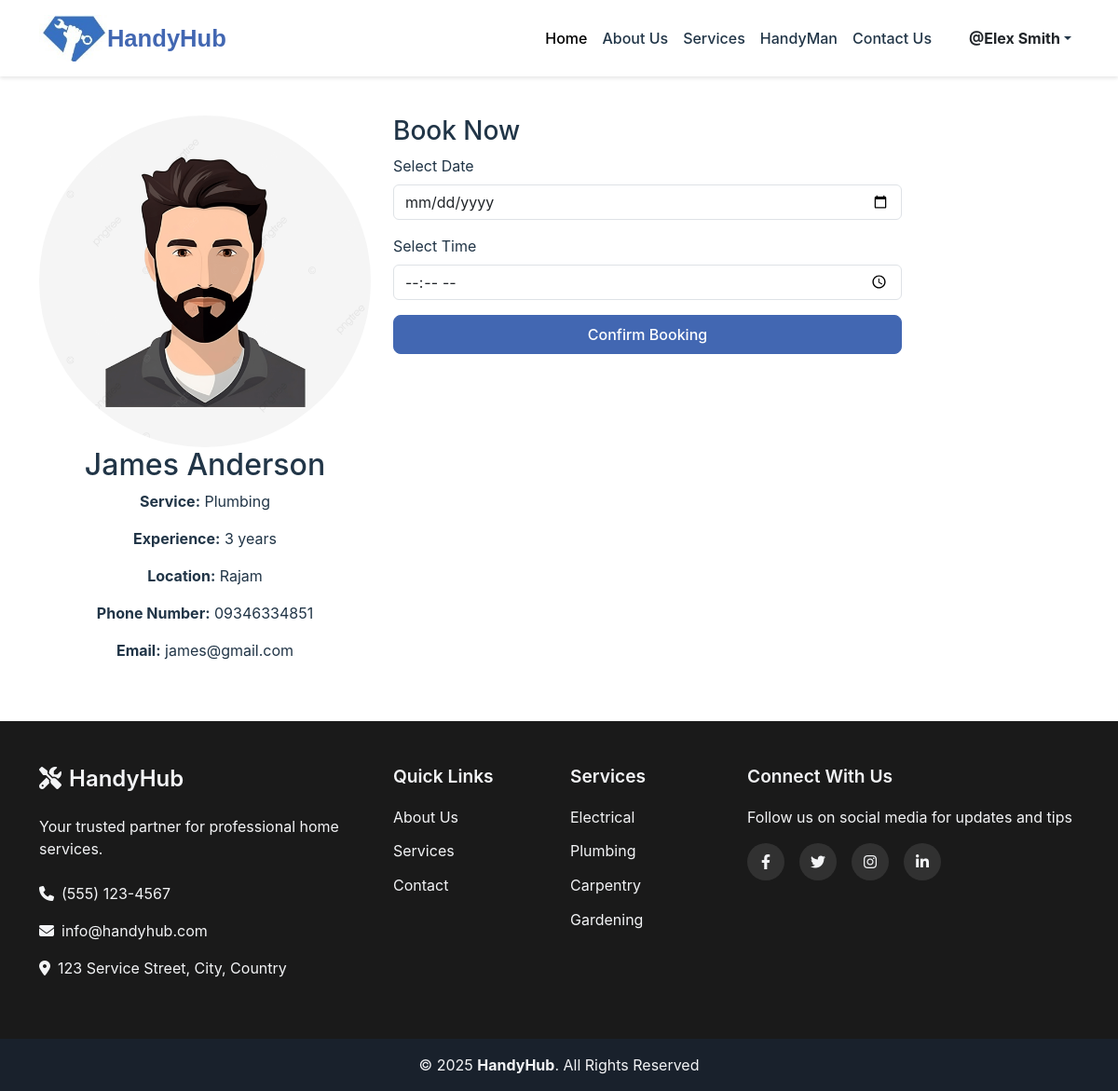
The app's page /provider/1 (signed in) with its own data.
### HandyHub/Handy/models.py (models this page shows, shortened)
class Provider(db.Model, UserMixin):
    id = db.Column(db.Integer, primary_key=True)
    first_name = db.Column(db.String(100), nullable=False)
    last_name = db.Column(db.String(100), nullable=False)
    business_name = db.Column(db.String(100), nullable=False)
    email = db.Column(db.String(120), unique=True, nullable=False, index=True)
    phone = db.Column(db.String(15), unique=True, nullable=False, index=True)
    password_hash = db.Column(db.String(256), nullable=False)
    service_id = db.Column(db.Integer, db.ForeignKey('service.id'), nullable=False)
    service = db.relationship('Service', backref=db.backref('providers', lazy=True))
    service_price = db.Column(db.Float, nullable=False, default=0.0)
    experience = db.Column(db.Integer, nullable=True)
    image = db.Column(db.String(255), nullable=True, default='default.png')
    location = db.Column(db.String(255), nullable=True)
    rating = db.Column(db.Float, default=0.0)
    role = db.Column(db.String(20), nullable=False)
    created_at = db.Column(db.DateTime, default=datetime.utcnow)

class Service(db.Model):
    id = db.Column(db.Integer, primary_key=True)
    name = db.Column(db.String(100), unique=True, nullable=False)
    description = db.Column(db.Text, nullable=True)

### HandyHub/Handy/views.py (the view)
@views.route('/provider/<int:provider_id>', methods=['GET'])
@login_required
def provider_details(provider_id):
    provider = Provider.query.get_or_404(provider_id)
    return render_template('provider_details.html', provider=provider)

### HandyHub/Handy/templates/provider_details.html
{% extends "base.html" %}
{% block content %}
<div class="container my-5">
    <div class="row">
        <div class="col-md-4 text-center">
            <img src="{{ url_for('static', filename='uploads/providers/' + provider.image) }}" class="img-fluid rounded-circle" alt="{{ provider.first_name }}">
            <h2>{{ provider.first_name }} {{ provider.last_name }}</h2>
            <p><strong>Service:</strong> {{ provider.service.name }}</p>
            <p><strong>Experience:</strong> {{ provider.experience }} years</p>
            <p><strong>Location:</strong> {{ provider.location }}</p>
            <p><strong>Phone Number:</strong> {{ provider.phone }}</p>
            <p><strong>Email:</strong> {{ provider.email }}</p>
        </div>
        <div class="col-md-6">
            <h3>Book Now</h3>
            <form action="{{ url_for('views.book_provider', provider_id=provider.id) }}" method="POST">
                <div class="mb-3">
                    <label for="booking_date" class="form-label">Select Date</label>
                    <input type="date" class="form-control" id="booking_date" name="booking_date" required>
                </div>
                <div class="mb-3">
                    <label for="booking_time" class="form-label">Select Time</label>
                    <input type="time" class="form-control" id="booking_time" name="booking_time" required>
                </div>
                <button type="submit" class="btn btn-primary w-100">Confirm Booking</button>
            </form>
        </div>
    </div>
</div>
{% endblock %}

### HandyHub/Handy/templates/base.html (shortened to what this page needs)
<html lang="en">
  <head>
    <link href="https://cdn.jsdelivr.net/npm/bootstrap@5.3.2/dist/css/bootstrap.min.css" rel="stylesheet">
    <link rel="stylesheet" href="{{url_for('static' ,filename='styles.css')}}"/>
    <link rel="stylesheet" href="https://cdnjs.cloudflare.com/ajax/libs/font-awesome/6.1.1/css/all.min.css">
  </head>
  <body>
    <nav class="navbar navbar-expand-lg fixed-top">
      <div class="container">
          <img src="{{ url_for('static', filename='logo.png') }}" alt="HandyHub Logo" class="navbar-logo">
          <a class="navbar-brand" href="/">HandyHub</a>
          <div class="collapse navbar-collapse" id="navbarNav">
            <ul class="navbar-nav ms-auto">
                <li class="nav-item">
                    <a class="nav-link active" href="/">Home</a>
                </li>
                <li class="nav-item">
                    <a class="nav-link" href="{{ url_for('views.about') }}">About Us</a>
                </li>
                <li class="nav-item">
                    <a class="nav-link" href="{{ url_for('views.services') }}">Services</a>
                </li>
                <li class="nav-item">
                    <a class="nav-link" href="{{ url_for('views.handyman') }}">HandyMan</a>
                </li>
                <li class="nav-item">
                    <a class="nav-link" href="{{ url_for('views.contact') }}">Contact Us</a>
                </li>
                {% if current_user.is_authenticated %}
                <li class="nav-item dropdown ms-lg-3">
                    <a class="nav-link dropdown-toggle d-flex align-items-center" href="#" id="profileDropdown" role="button" data-bs-toggle="dropdown" aria-expanded="false">
                        <span class="ms-2 fw-bold fs-6 text-dark">@{{ current_user.first_name }} {{ current_user.last_name }}</span>
                    </a>
                </li>
                {% endif %}
            </ul>
        </div>
      </div>
  </nav>
    {% block content %}{% endblock %}
    <footer class="footer">
      <div class="footer-top py-5">
        <div class="container">
          <div class="row g-4">
            <div class="col-lg-4 col-md-6">
              <div class="footer-info">
                <h3><i class="fas fa-tools me-2"></i>HandyHub</h3>
                <p class="mb-4">Your trusted partner for professional home services.</p>
                <p><i class="fas fa-phone me-2"></i>(555) 123-4567</p>
                <p><i class="fas fa-envelope me-2"></i>info@handyhub.com</p>
                <p><i class="fas fa-map-marker-alt me-2"></i>123 Service Street, City, Country</p>
              </div>
            </div>
            <div class="col-lg-4 col-md-6">
              <div class="row">
                <div class="col-6">
                  <h4>Quick Links</h4>
                  <ul class="footer-links">
                    <li><a href="{{ url_for('views.about') }}">About Us</a></li>
                    <li><a href="{{ url_for('views.services') }}">Services</a></li>
                    <li><a href="{{ url_for('views.contact') }}">Contact</a></li>
                  </ul>
                </div>
                <div class="col-6">
                  <h4>Services</h4>
                  <ul class="footer-links">
                    <li><a href="{{ url_for('views.services') }}#electrical">Electrical</a></li>
                    <li><a href="{{ url_for('views.services') }}#plumbing">Plumbing</a></li>
                    <li><a href="{{ url_for('views.services') }}#carpentry">Carpentry</a></li>
                    <li><a href="{{ url_for('views.services') }}#gardening">Gardening</a></li>
                  </ul>
                </div>
              </div>
            </div>
            <div class="col-lg-4 col-md-12">
              <h4>Connect With Us</h4>
              <p class="mb-3">Follow us on social media for updates and tips</p>
              <div class="social-links mb-4">
                <a href="https://www.facebook.com" class="facebook"><i class="fa-brands fa-facebook-f"></i></a>
                <a href="https://twitter.com" class="twitter"><i class="fa-brands fa-twitter"></i></a>
                <a href="https://instagram.com" class="instagram"><i class="fa-brands fa-instagram"></i></a>
                <a href="https://linkedin.com" class="fa-brands fa-linkedin-in"></a>
              </div>
            </div>
          </div>
        </div>
      </div>
      <div class="footer-bottom py-3">
        <div class="container text-center">
          <div class="copyright">
            © <span id="currentYear">2024</span> <strong>HandyHub</strong>. All Rights Reserved
          </div>
        </div>
      </div>
    </footer>
  </body>
</html>

### HandyHub/Handy/static/styles.css (style rules this page uses)
:root { --primary-color: #4267B2; --secondary-color: #4267B2; --text-color: #213547; --bg-color: #ffffff; --footer-bg: #1f2937; --footer-text: #f3f4f6; }
body { margin: 0; font-family: 'Inter', system-ui, -apple-system, sans-serif; color: var(--text-color); background-color: var(--bg-color); padding-top: 76px; }
.navbar { background-color: var(--bg-color); box-shadow: 0 2px 4px rgba(0,0,0,0.1); padding: 1rem 0; display: flex; justify-content: space-between; }
.navbar-brand { font-family: 'Poppins', sans-serif; font-weight: 600; color:#4267B2; font-size: 1.6rem; text-decoration: none; display: flex; align-items: center; }
.nav-link { font-weight: 500; color: var(--text-color); padding: 0.5rem 1rem; transition: color 0.3s ease; }
.navbar-logo { height: 50px; max-width: 100px; width: auto; }
.footer { background-color: #1a1a1a; color: #fff; }
.footer-top { background-color: #1a1a1a; }
.footer-bottom { background-color: #111; }
.footer { background-color: var(--footer-bg); color: var(--footer-text); }
.footer-top { padding: 60px 0; }
.footer h3 { font-size: 1.5rem; margin-bottom: 1.5rem; font-weight: 600; }
.footer h4 { font-size: 1.2rem; margin-bottom: 1.2rem; font-weight: 600; }
.footer-links { list-style: none; padding: 0; margin: 0; }
.footer-links li { margin-bottom: 0.8rem; }
.footer-links a { color: var(--footer-text); text-decoration: none; transition: color 0.3s ease; display: inline-flex; align-items: center; }
.social-links { display: flex; gap: 1rem; }
.social-links a { display: inline-flex; align-items: center; justify-content: center; width: 40px; height: 40px; border-radius: 50%; background: rgba(255, 255, 255, 0.1); color: var(--footer-text); text-decoration: none; transition: all 0.3s ease; }
.footer-bottom { background: rgba(0, 0, 0, 0.2); padding: 1rem 0; }
.btn { padding: 0.5rem 1.5rem; font-weight: 500; border-radius: 0.5rem; transition: all 0.3s ease; }
.btn-primary { background-color: var(--primary-color); border-color: var(--primary-color); }

### records on screen
Provider: first_name "Elex", last_name "Smith"
Provider: image (picture), first_name "James", last_name "Anderson", experience "3", location "Rajam", phone "09346334851", email "james@gmail.com"
Service: service.name "Plumbing"
